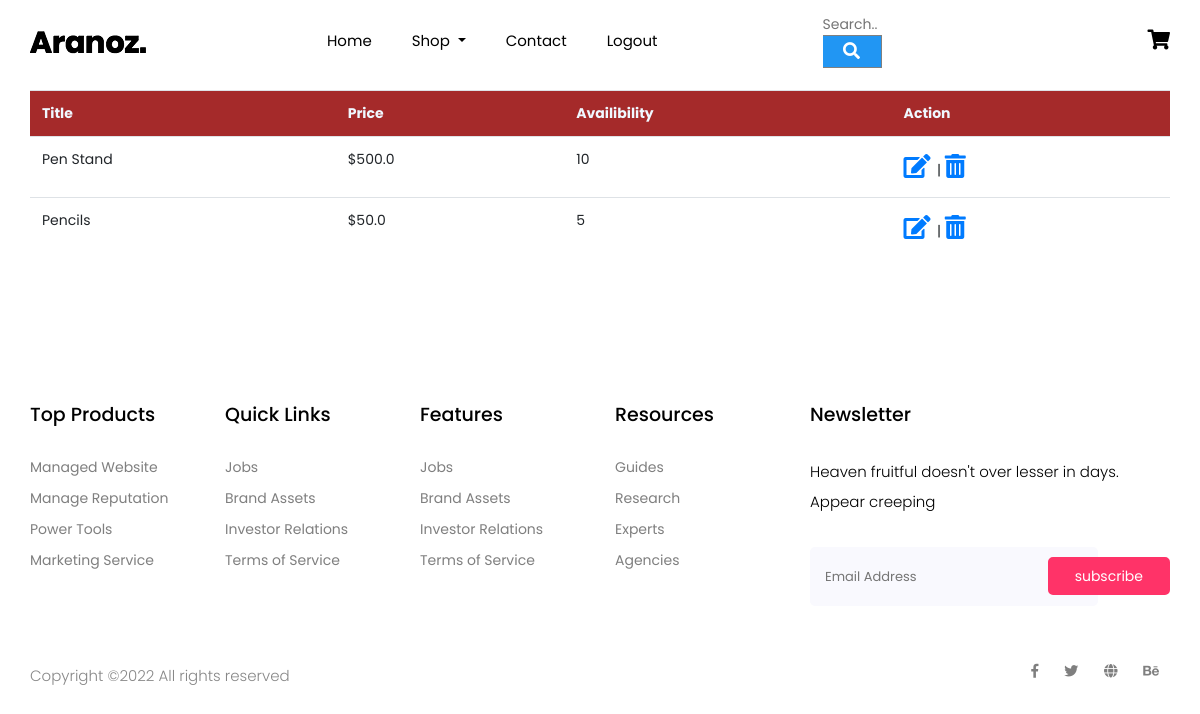
/product_list (signed in), run on an earlier commit of the app's database.
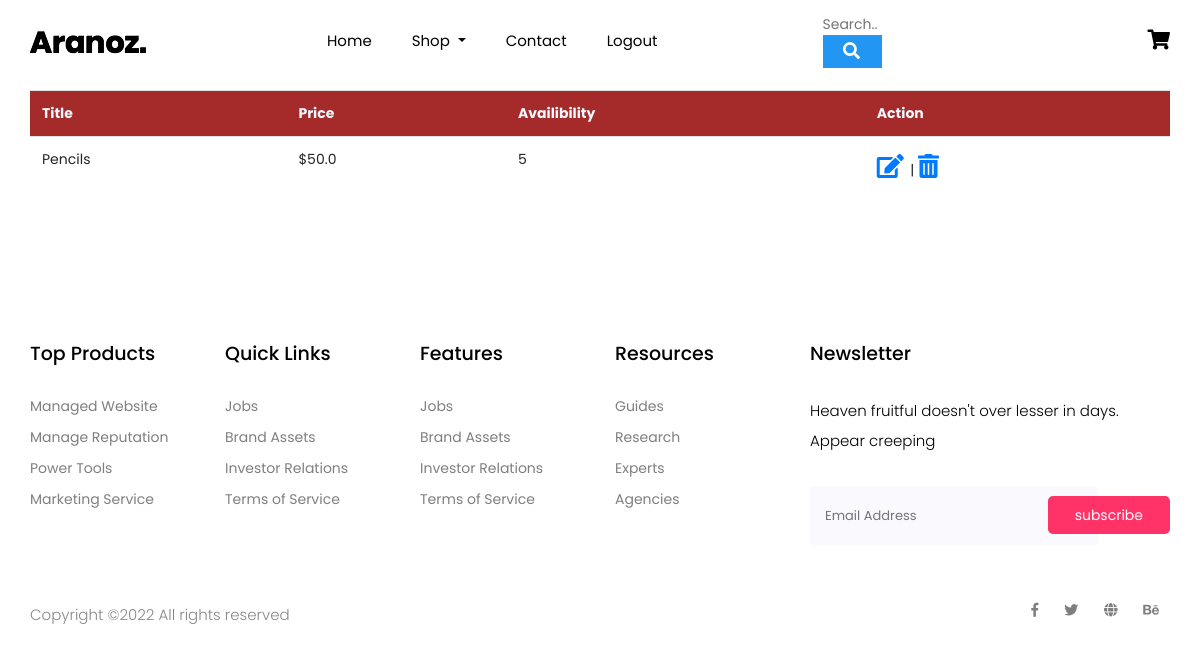
And on a later commit of the database.
### Website/models.py (models this page shows)
class Add_Productt(db.Model):
    idd = db.Column(db.Integer, primary_key = True)
    title = db.Column(db.String(200))
    price = db.Column(db.Float(20))
    description = db.Column(db.String(2000))
    quantity = db.Column(db.Integer)

### Website/auth.py (the view)
@auth.route('/product_list')
@login_required
def product_list():
    add_product = Add_Productt.query.all()
    return render_template("product_list.html", user=current_user, add_product = add_product)

### Website/__init__.py (called while the page is built)
def create_app():
    app = Flask(__name__)
    app.config['SECRET_KEY'] = 'abcd'
    app.config['SQLALCHEMY_DATABASE_URI'] = f'sqlite:///{DB_NAME}'
    db.init_app(app)
    from .views import views
    from .auth import auth
    app.register_blueprint(views, url_prefix='/')
    app.register_blueprint(auth, url_prefix='/')
    from .models import User
    with app.app_context():
        db.create_all()
    login_manager = LoginManager()
    login_manager.login_view = 'auth.login'
    login_manager.init_app(app)
    @login_manager.user_loader
    def load_user(id):
        return User.query.get(int(id))
    return app

### Website/templates/product_list.html
{% extends "base.html" %}
{% block content %}
<div class="container" style="padding-top: 90px;">
 <table class="table" style="border-collapse: collapse;">
    <tr style="background-color: brown;color: aliceblue;">
        <th>Title</th>
        <th>Price</th>
        <th>Availibility</th>
        <th>Action</th>
    </tr>
   <tr>
    {% for i in add_product %}
    <td>{{i.title}}</td>
    <td>${{i.price}}</td>
    <td>{{i.quantity}}</td>
    <td> <span style="font-size: 24px;color:green;">
        <a href="/{{i.idd}}/edit"> <i class="fas fa-edit"></i></a> </span>
         | <span style="font-size: 24px;color:red;">
           <a href="/{{i.idd}}/delete"> <i class="fas fa-trash-alt"></i></a></span></td>
    </tr>
    {% endfor %}
 </table>
</div>
{% endblock %}

What changed in the data, as far as the page shows it:
removed Add_Productt: title "Pen Stand", price "500.0", quantity "10"
